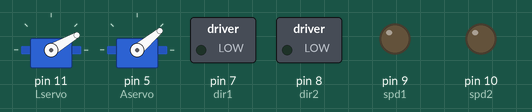
Recording of a sketch running on a simulated Arduino Uno, built with avr-gcc and run on an emulated ATmega328P. On the bench: 2 × servo, switched loads named in the sketch (green lamp = pin HIGH), output pins drawn as LEDs (lit = HIGH). What the sketch prints to the serial monitor is not drawn.

Above: at 0.1 s.
At 1.5 s:
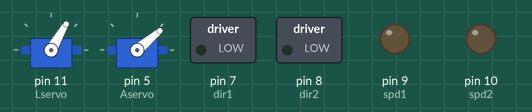
At 5.9 s:
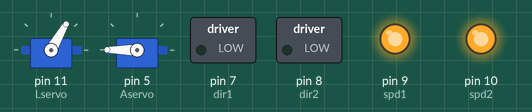
At 7.4 s:
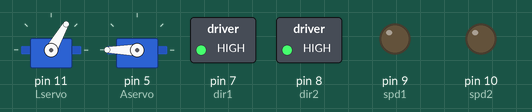
At 11.9 s:
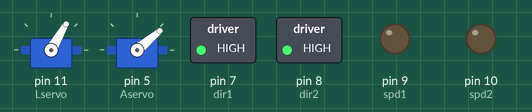
At 19.3 s:
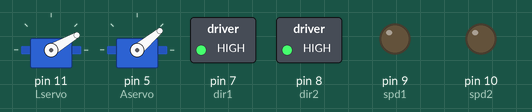
Timing chart, 0 to 20.8 s (numbered marks = the images above):
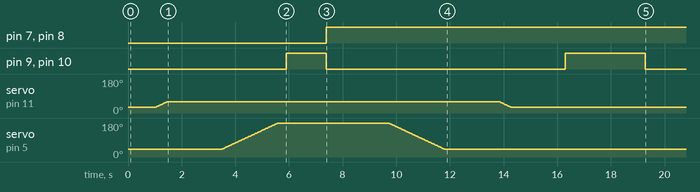

Measured:
- by itself, pin 7 (dir1), pin 8 (dir2): LOW → HIGH at 7.4 s
- by itself, pin 9 (spd1), pin 10 (spd2): LOW → HIGH at 5.9 s, → LOW 1.5 s later, → HIGH 8.9 s later, → LOW 3.0 s later
- by itself, servo on pin 11 (Lservo): rises from 30° to 60° in 0.45 s, then falls to 30° in 12.8 s
- by itself, servo on pin 5 (Aservo): rises from 40° to 180° in 2.1 s, then falls to 40° in 6.2 s

The sketch:

19th-draft-final-code.ino
```cpp
#include <DRV8835MotorShield.h>
#include <Servo.h>

int dir1 = 7;
int dir2 = 8;

int spd1 = 9;
int spd2 = 10;

Servo Lservo;  // create servo object to control a servo
Servo Aservo;
int hi = 0;  // variable to store the servo position

DRV8835MotorShield motors;

void setup() {

  Serial.begin(9600);
  Lservo.attach(11);  // attaches the servo on pin 11 to the servo object
  Aservo.attach(5);
  Serial.println("Driving!");

  pinMode(dir1, OUTPUT);
  pinMode(dir2, OUTPUT);
  pinMode(spd1, OUTPUT);
  pinMode(spd2, OUTPUT);

  Lservo.write(30);
  Aservo.write(40);
  delay(1000);

  for (hi = 30; hi <= 60; hi += 1) {  // goes from 0 degrees to 180 degrees
    // in steps of 1 degree
    Lservo.write(hi);  // tell servo to go to position in variable 'pos'
    delay(15);          // waits 15ms for the servo to reach the position
  }

  delay(2000);

  for (hi = 40; hi <= 200; hi += 1) {  // goes from 0 degrees to 180 degrees
    // in steps of 1 degree
    Aservo.write(hi);  // tell servo to go to position in variable 'pos'
    delay(15);          // waits 15ms for the servo to reach the position
  }

  /*for (int speed = 0; speed <= 400; speed++)
  {
    motors.setM1Speed(speed);
    //motors.setM2Speed(speed);
    delay(5);
  }
  for (int speed = 400; speed >= 0; speed--)
  {
    motors.setM1Speed(speed);
    //motors.setM2Speed(speed);
    delay(2);
  }*/


  digitalWrite(dir1, 0);
  digitalWrite(spd1, HIGH);
  digitalWrite(dir2, 0);
  digitalWrite(spd2, HIGH);
  delay(1500);
  digitalWrite(dir1, 1);
  digitalWrite(spd1, LOW);
  digitalWrite(dir2, 1);
  digitalWrite(spd2, LOW);
  delay(2000);

  for (hi = 200; hi >= 40; hi -= 1) {  // goes from 180 degrees to 0 degrees
    Aservo.write(hi);                    // tell servo to go to position in variable 'pos'
    delay(15);                            // waits 15ms for the servo to reach the position
  }

  delay(2000);

  for (hi = 60; hi >= 30; hi -= 1) {  // goes from 180 degrees to 0 degrees
    Lservo.write(hi);                   // tell servo to go to position in variable 'pos'
    delay(15);                           // waits 15ms for the servo to reach the position
  }

  delay(2000);

  /*for (int speed = 0; speed >= -400; speed--)
  {
    motors.setM1Speed(speed);
    motors.setM2Speed(speed);
    delay(5);
  }
  for (int speed = -400; speed <= 0; speed++)
  {
    motors.setM1Speed(speed);
    motors.setM2Speed(speed);
    delay(2);
  }*/

  digitalWrite(dir1, 1);
  digitalWrite(spd1, HIGH);
  digitalWrite(dir2, 1);
  digitalWrite(spd2, HIGH);
  delay(3000);
  digitalWrite(dir1, 1);
  digitalWrite(spd1, LOW);
  digitalWrite(dir2, 1);
  digitalWrite(spd2, LOW);
  delay(2000000);
}

void loop() {

  /*digitalWrite(dir1, 1);
  digitalWrite(spd1, HIGH);
  digitalWrite(dir2, 1);
  digitalWrite(spd2, HIGH);
  delay(2000);
  digitalWrite(dir1, 1);
  digitalWrite(spd1, LOW);
  digitalWrite(dir2, 1);
  digitalWrite(spd2, LOW);
  delay(2000000);  */
}
```
